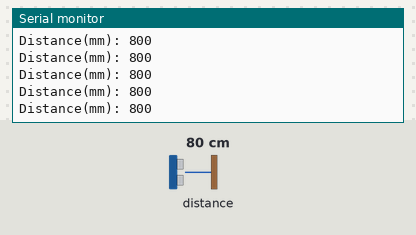
Bench run of a sketch on a simulated Arduino Uno, built with avr-gcc and run on an emulated ATmega328P. Parts: the last lines printed to the serial monitor. The test bench sets the inputs (shaded band); at power-on: distance to the obstacle 80 cm.

Above: at 1.2 s.
1.3 s: distance to the obstacle set to 2 cm
At 1.8 s:
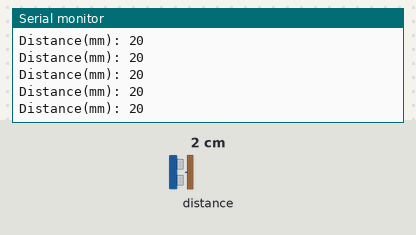
2.8 s: distance to the obstacle set to 4 cm
At 3.7 s:
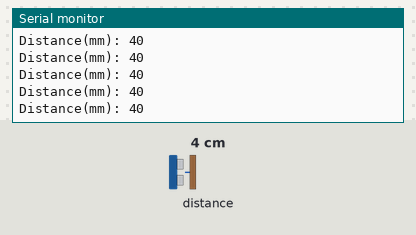
Timing chart, 0 to 5.8 s (numbered marks = the images above; inputs shaded):
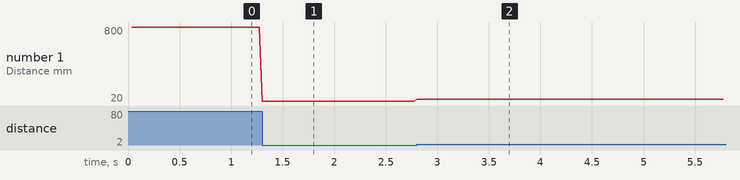

Measured:
- after the input at 1.3 s, the serial monitor: prints a new line at once (image 1)
- after the input at 2.8 s, the serial monitor: prints a new line at once (image 2)
- plotted number 1: 800 → 20 after the input at 1.3 s, 20 → 40 after the input at 2.8 s

The sketch:

VL53L1X.ino
```cpp
#include <Wire.h> // This library allows you to communicate with I2C.
#include <VL53L1X.h> // Librarie of the VL53L1X

VL53L1X Distance_Sensor;

void setup()
{
  Wire.begin(); // Start the communication with the sensor
  Wire.setClock(400000); // Uses 400 khz as the frequency for the i2c

  Serial.begin(115200); // Start serial communication
  Serial.println("VL53L1X Distance Sensor tests in long distance mode(up to 4m)."); // Display at serial monitor the message
  Distance_Sensor.setTimeout(500);
  if (!Distance_Sensor.init())
  {
    Serial.println("Failed to initialize VL53L1X Distance_Sensor!"); // Display at serial monitor the message
    while (1);
  }

  // Use long distance mode and allow up to 50000 us (50 ms) for a measurement.
  // You can change these settings to adjust the performance of the sensor, but
  // the minimum timing budget is 33 ms for medium and long distance mode
  Distance_Sensor.setDistanceMode(VL53L1X::Long);
  Distance_Sensor.setMeasurementTimingBudget(50000);

  // Start continuous readings at a rate of one measurement every 50 ms (the
  // inter-measurement period). This period should be at least as long as the
  // timing budget.
  Distance_Sensor.startContinuous(50);
}

void loop()
{
  Distance_Sensor.read();
  // Output data to serial monitor
  Serial.print("Distance(mm): ");
  Serial.print(Distance_Sensor.ranging_data.range_mm);
  Serial.println();
}
```
